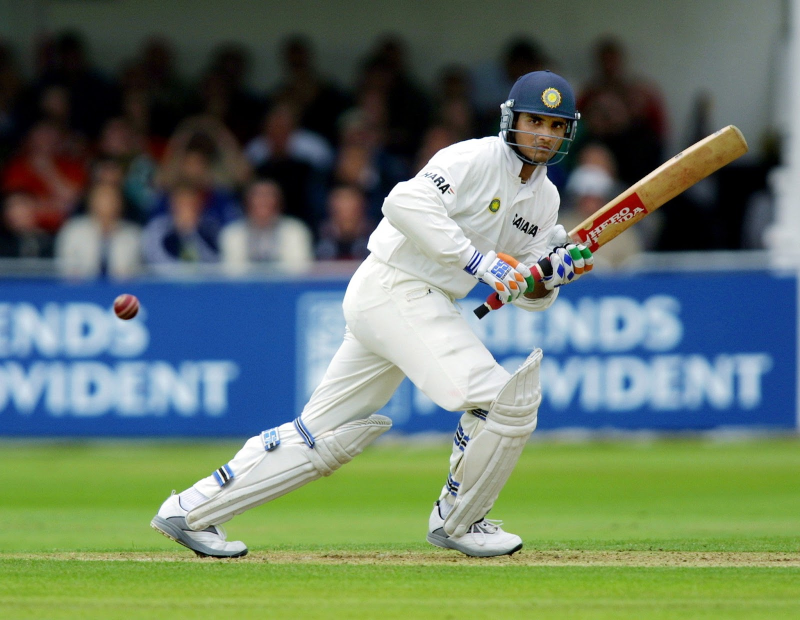
#> input picture saurav ganguly batting hd photo.jpg, 1600 x 1240 px, found by its file name (shown at 1/2 size)
$ jupyter execute '2.Image Fundamentals and Manipulation.ipynb'
#> lines starting #> are read from the running program, lines starting #| are printed output that depends on the picture; after the words box and inside, x2 and y2 are one past the last pixel; in counts of white or black regions, pixels touching at a corner belong together
[cell 1]
import cv2

## reading the color image

[cell 2]
img = cv2.imread("wallpapers_for PC/saurav ganguly batting hd photo.jpg",1)
#> img is the input picture: shape (1240, 1600, 3); mean B, G, R 103.9, 120.3, 102.6
cv2.imshow("image",img)
cv2.waitKey(0)
cv2.destroyAllWindows()

[cell 3]
print("Shape of the image",img.shape,"\nSize of the image",img.size,"\nType of the image",type(img))
#| Shape of the image (1240, 1600, 3)
#| Size of the image 5952000
#| Type of the image <class 'numpy.ndarray'>

## reading the black and white image

[cell 4]
black_whiteimg = cv2.imread("wallpapers_for PC/saurav ganguly batting hd photo.jpg",0)
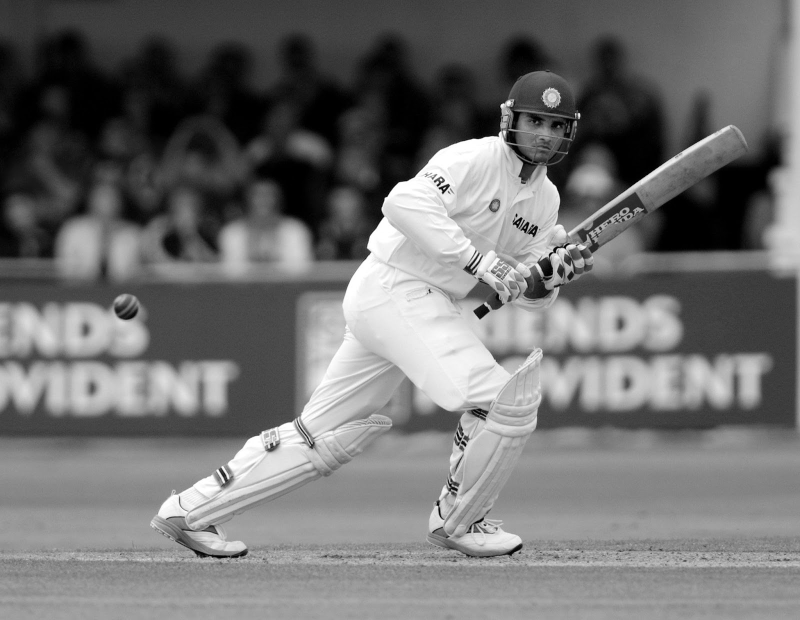
#> black_whiteimg: shape (1240, 1600) (shown at 1/2 size); min 0, max 255, mean 113.1
cv2.imshow("black_whiteimg",black_whiteimg)
cv2.waitKey(0)
cv2.destroyAllWindows()

[cell 5]
print("Shape of the image",black_whiteimg.shape,"\nSize of the image",black_whiteimg.size,"\nType of the image",type(black_whiteimg))
#| Shape of the image (1240, 1600)
#| Size of the image 1984000
#| Type of the image <class 'numpy.ndarray'>

## reading the transparent image

[cell 6]
transparent_image = cv2.imread("wallpapers_for PC/saurav ganguly batting hd photo.jpg",-1)
cv2.imshow("transparent_image",transparent_image)
cv2.waitKey(0)
cv2.destroyAllWindows()

[cell 7]
print("Shape of the image",transparent_image.shape,"\nSize of the image",transparent_image.size,"\nType of the image",type(transparent_image))
#| Shape of the image (1240, 1600, 3)
#| Size of the image 5952000
#| Type of the image <class 'numpy.ndarray'>

[cell 8]
print(img)
#> (printed output is left out)

[cell 9]
print(img[2])
#> (printed output is left out)
print("done")
print(img[2][45:400])
#> (printed output is left out)
print("done")
print(img[257][400])
#| [16 26 33]

## Copy and pasting particular part the image

[cell 10]
img = cv2.imread("wallpapers_for PC/saurav ganguly batting hd photo.jpg",1)
copy_data = img[500:700,600:900]
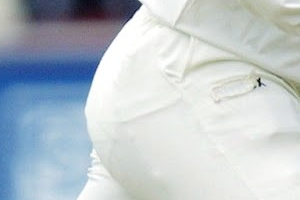
#> copy_data: shape (200, 300, 3); mean B, G, R 203.3, 196.6, 186.9
img[100:300,650:950] = copy_data
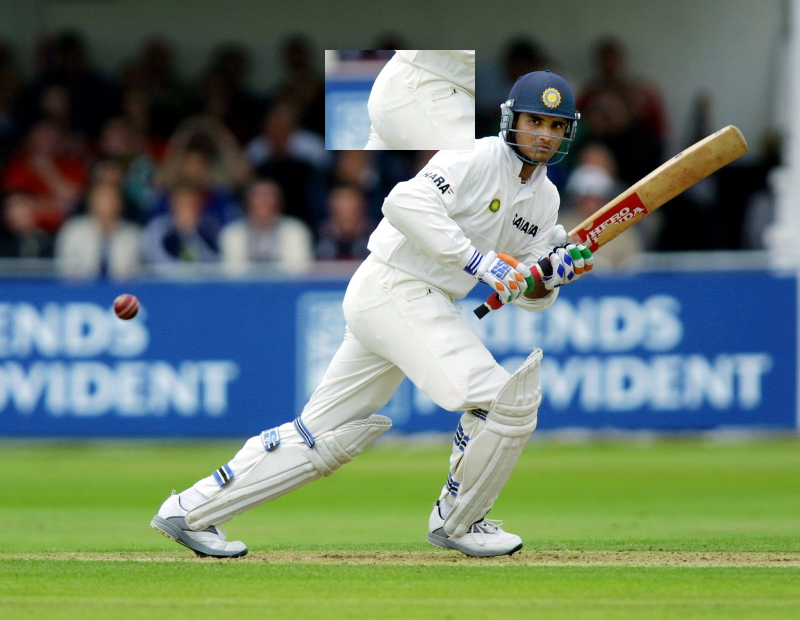
#> img: shape (1240, 1600, 3) (shown at 1/2 size); 3.02% of pixels changed, all inside (x1, y1, x2, y2) = (650, 100, 950, 300)
cv2.imshow("image",img)
cv2.waitKey(0)
cv2.destroyAllWindows()
